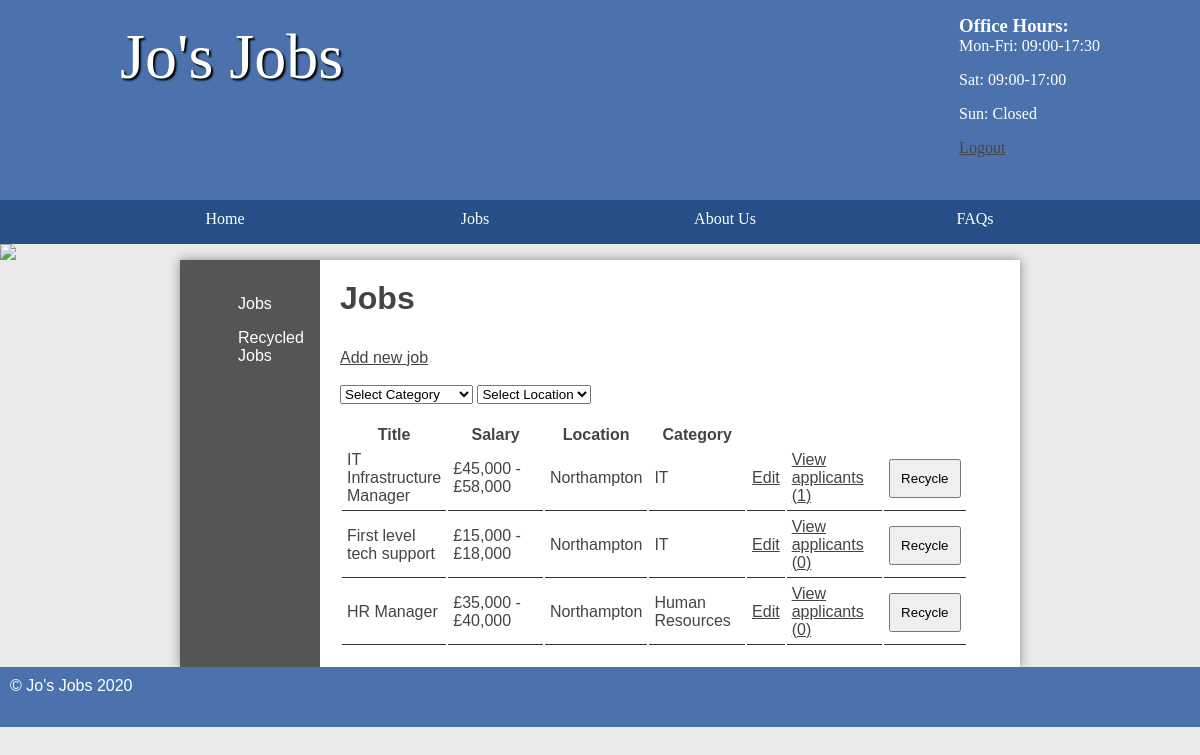
The app's page /admin/index.php?login=admin&&function=jobs (signed in), older data.
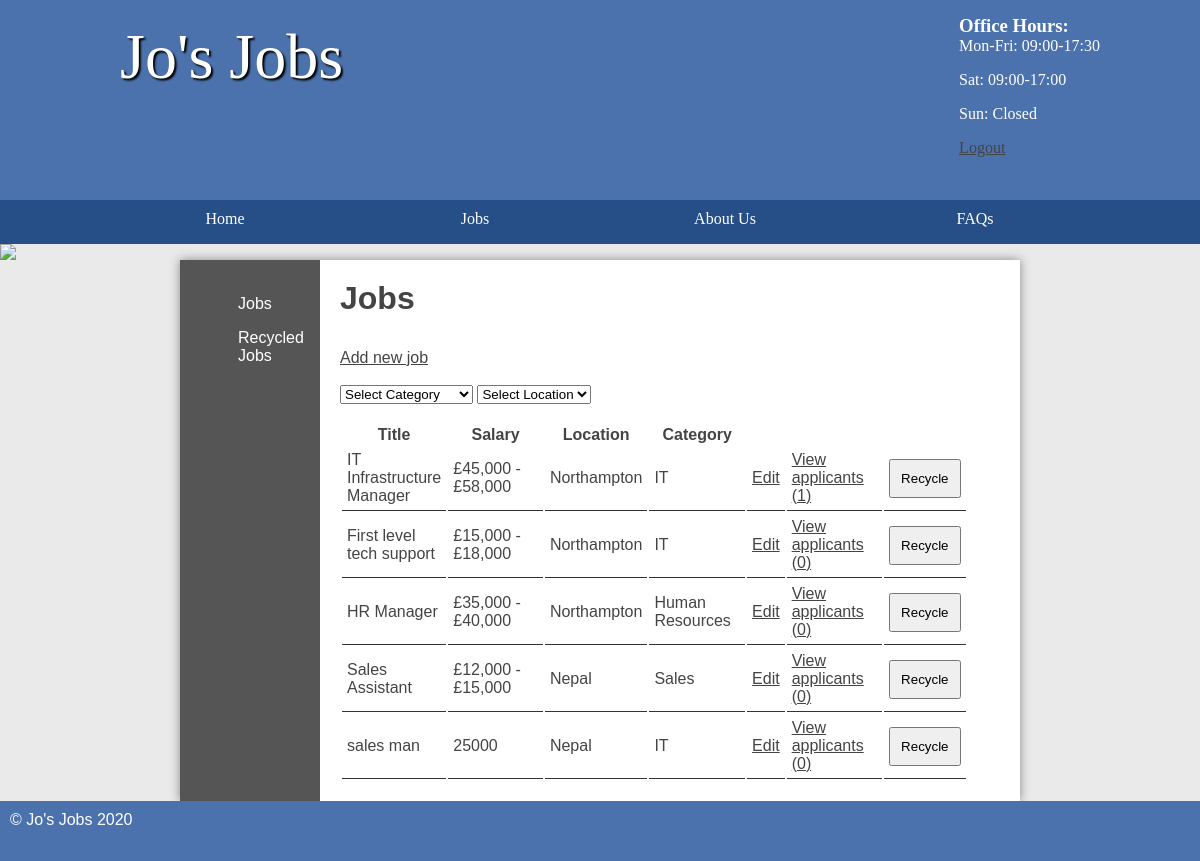
The same page, newer data.
### tables this page shows
CREATE TABLE `job` (
  `id` int(11) NOT NULL,
  `title` varchar(45) DEFAULT NULL,
  `description` longblob DEFAULT NULL,
  `salary` varchar(45) DEFAULT NULL,
  `closingDate` date DEFAULT NULL,
  `categoryId` int(11) DEFAULT NULL,
  `location` varchar(255) DEFAULT NULL,
  `addedBy` int(11) NOT NULL,
  `visiblity` int(1) DEFAULT 0
);

CREATE TABLE `category` (
  `id` int(11) NOT NULL,
  `name` varchar(45) DEFAULT NULL
);

### controller/home.php (called while the page is built, shortened)
<?php
class homeController{
	function __construct(){
		if(isset($_GET["login"]) && $_GET["login"]=="admin"){
			include('../model/home.php');
		}else{
			include('model/home.php');
		}
		$this->obj=new homeModel();
	}
	function jobs(){
		include('../view/adminPages/dbcon.php');
		include('../view/header.php');
		include('../view/adminPages/jobs.php');
		include('../view/footer.php');
	}
}
?>

### model/home.php (called while the page is built, shortened)
<?php
class homeModel{
	function __construct(){
		try{
			$this->pdo = new PDO("mysql:host=localhost;dbname=job","root","");
		}catch(PDOExection $e){
			echo $e->getMessage();
		}
	}
	function getName($id){
		$sql="SELECT name FROM category where id='$id'";
		$stmt2=$this->pdo->prepare($sql);
		$stmt2->execute();
		$data=$stmt2->fetchAll(PDO::FETCH_ASSOC);
		if(!empty($data))
			$arr=$data['0'];
		else
			$arr = ['name'=>""];
		return $arr;
	}
}

### view/adminPages/jobs.php (the view, shortened to what this page needs)
<main class="sidebar">
	<?php include('sidebar.php'); ?>
	<section class="right">
		<?php
		if (isset($_SESSION['loggedin']) && $_SESSION['loggedin'] == true || isset($_SESSION["usertype"]) && $_SESSION["usertype"] == "client" || $_SESSION["usertype"] == "admin" )   {
			?>
			<h2>Jobs</h2>
			<a class="new" href="index.php?login=admin&&function=addjob">Add new job</a><br><br>
			<select name="categoryid"  id="categoryid" onchange="fetchByCategory()">
				<option value="">Select Category</option>
			</select>
			<select name="location" id="location" onchange="fetchByLocation()">
				<option>Select Location</option>
			</select><br>
			<div id="tableContainer">
				<?php
				echo '<table id="myTable">';
				echo '<thead>';
				echo '<tr>';
				echo '<th>Title</th>';
				echo '<th style="width: 15%">Salary</th>';
				echo '<th style="width: 15%">Location</th>';
				echo '<th style="width: 15%">Category</th>';
				echo '<th style="width: 5%">&nbsp;</th>';
				echo '<th style="width: 15%">&nbsp;</th>';
				echo '<th style="width: 5%">&nbsp;</th>';
				echo '<th style="width: 5%">&nbsp;</th>';
				echo '</tr>';
				$stmt = $pdo->query('SELECT * FROM job WHERE visiblity = 0');
				foreach ($stmt as $job) {
					$applicants = $pdo->prepare('SELECT count(*) as count FROM applicants WHERE jobId = :jobId');
					$applicants->execute(['jobId' => $job['id']]);
					$applicantCount = $applicants->fetch();
					echo '<tr>';
					echo '<td>' . $job['title'] . '</td>';
					echo '<td>' . $job['salary'] . '</td>';
					echo '<td>' . $job['location'] . '</td>';
					$name = $this->obj->getName($job['categoryId']);
					echo '<td>' . $name['name'] . '</td>';
					echo '<td><a style="float: right" href="index.php?login=admin&&function=editjob&&id=' . $job['id'] . '">Edit</a></td>';
					echo '<td><a style="float: right" href="index.php?login=admin&&function=applicants&&id=' . $job['id'] . '">View applicants (' . $applicantCount['count'] . ')</a></td>';
					echo '<td><form method="post" action="index.php?login=admin&&function=jobRecycle">
					<input type="hidden" name="id" value="' . $job['id'] . '" />
					<input type="submit" name="submit" value="Recycle" />
					</form></td>';
					echo '</tr>';
				}
				echo '</thead>';
				echo '</table>';
				?>
			</div>
			<?php
		}
		else {
			header("Location:index.php?function=login");
		}
		?>
	</section>
</main>

### admin/index.php (shortened to what this page needs)
<?php
$controller='home';
$function='adminLogin';
if(isset($_GET["login"])){
	if(isset($_GET['function']) && $_GET['function']!=''){
		$function=$_GET['function'];
	}
	if(file_exists('../controller/'.$controller.'.php')){
		$class=$controller.'Controller';
		$obj=new $class();
		if(method_exists($class,$function)){
			$obj->$function();
		}else{
			echo "Function not found";
		}
	}else{
		echo "Controller not found";
	}
}
else{
	header("location:index.php?login=admin");
}
?>

### view/header.php (shortened to what this page needs)
<!DOCTYPE html>
<html>
<head>
  <?php
  if(isset($_GET["login"]) && $_GET["login"]=="admin"){
    ?>
    <link rel="stylesheet" href="../styles.css"/>
    <?php
  }else{
    ?>
    <link rel="stylesheet" href="styles.css"/>
    <?php
  }
  ?>
</head>
<body>
  <header>
    <section>
      <aside>
        <h3>Office Hours:</h3>
        <p>Mon-Fri: 09:00-17:30</p>
        <p>Sat: 09:00-17:00</p>
        <p>Sun: Closed</p>
        <?php
        if(isset($_SESSION['loggedin']) && $_SESSION['loggedin'] == true || isset($_SESSION["usertype"]) && $_SESSION["usertype"] == "client" || isset($_SESSION["usertype"]) && $_SESSION["usertype"] == "admin"){
        ?>
          <p><a href="index.php?login=admin&&function=logout">Logout</a></p>
        <?php
        }else{
        ?>
          <p><a href="?function=register">Account</a></p>
        <?php
        }
        ?>
      </aside>
      <h1>Jo's Jobs</h1>
    </section>
  </header>
  <nav>
    <ul>
      <li><a href="index.php">Home</a></li>
      <li>Jobs
        <?php
        if(isset($_GET["login"]) && $_GET["login"]=="admin"){
          ?>
       </li>
       <li> <a href="index.php?login=admin&&function=about">About Us</a> </li>
       <li> <a href="index.php?login=admin&&function=faqs">FAQs</a> </li>
     </ul>
<?php
}
?>
</nav>
<?php
if(isset($_GET["login"]) && $_GET["login"]=="admin"){
  ?>
  <img src="../images/randombanner.php"/>
  <?php
}else{
  ?>
  <img src="images/randombanner.php"/>
  <?php
}
?>

### view/adminPages/sidebar.php (shortened to what this page needs)
<section class="left">
			<ul>
				<li><a href="index.php?login=admin&&function=jobs">Jobs</a></li>
				<li><a href="index.php?login=admin&&function=recycle">Recycled Jobs</a></li>
			</ul>
</section>

### view/footer.php
	<footer>
		&copy; Jo's Jobs <?php echo date('Y'); ?>
	</footer>
</body>
</html>

### styles.css (style rules this page uses)
* { margin: 0; padding: 0; }
html { font-family: 'Oxygen-Regular', verdana, sans-serif; }
body { background-color: #eaeaea; }
header { background-color: #4b72ad ; color: white; height: 200px; }
header aside { float: right; margin-top: 15px; }
header section { width: 1000px; display: block; margin:auto; }
header h1 { float: left; margin-left: 20px; }
nav { width: 100%; background-color: #264f87; overflow: auto; }
body > img { width: 100%; display: block; }
nav ul { width: 1000px; margin: auto; display: block; list-style-type: none; }
nav ul li { width: 25%; float: left; overflow: auto; text-align: center; }
nav li { color: white; padding-top: 10px; display: block; }
nav a { color: white; text-decoration: none }
main ul { margin-left: 3em; }
main a { color: #333; }
nav { font-family: 'Oxygen-Regular'; }
header section { display: block; font-family: 'Oxygen-Regular', cursive; }
header h1 { font-weight: normal; }
h1 { font-size:4em; color: white; text-align: center; padding-top: 20px; text-shadow: 2px 2px 2px #000; }
main { min-height: 50vh; background-color: #fff; width: 70vw; display: block; margin: auto; box-shadow: 0px 0px 10px #888; color:#444; }
footer { min-height: 5vh; color: white; }
main h2 { font-size:2em; }
p, li, h2 { margin-bottom: 1em; }
footer { background-color: #4b72ad; padding: 10px; color: white; }
form select, form label, form input, form textarea { float: left; width: 200px; padding: 10px; margin-top: 20px; }
input[type="submit"] { clear: both; margin-left: 220px; width: 220px; }
.left ul { list-style-type: none }
section a { color: #444; }
table { width: 100%; margin-top: 20px; }
td { padding: 5px; border-bottom: 1px solid #333; }
.stock, .sidebar { display: table; }
.stock > ul, .sidebar .left { width: 10vw; list-style-type: none; display: table-cell; padding: 10px; background-color: #555; margin: 0; }
.stock .products, .sidebar .right { display: table-cell; padding: 20px; }
.stock > ul a, .sidebar .left a { color: white; text-decoration: none; }
table td input[type="submit"] { margin: 0; float: right; width: auto; padding: auto; }
.right { padding: 20px; }

Row changes from the older to the newer data that the page shows:
now on this page (row edited): job: title "Sales Assistant", salary "£12,000 - £15,000", location "Nepal", categoryId.name "Sales", count "0"
added job: title "sales man", salary "25000", location "Nepal", categoryId.name "IT", count "0"
